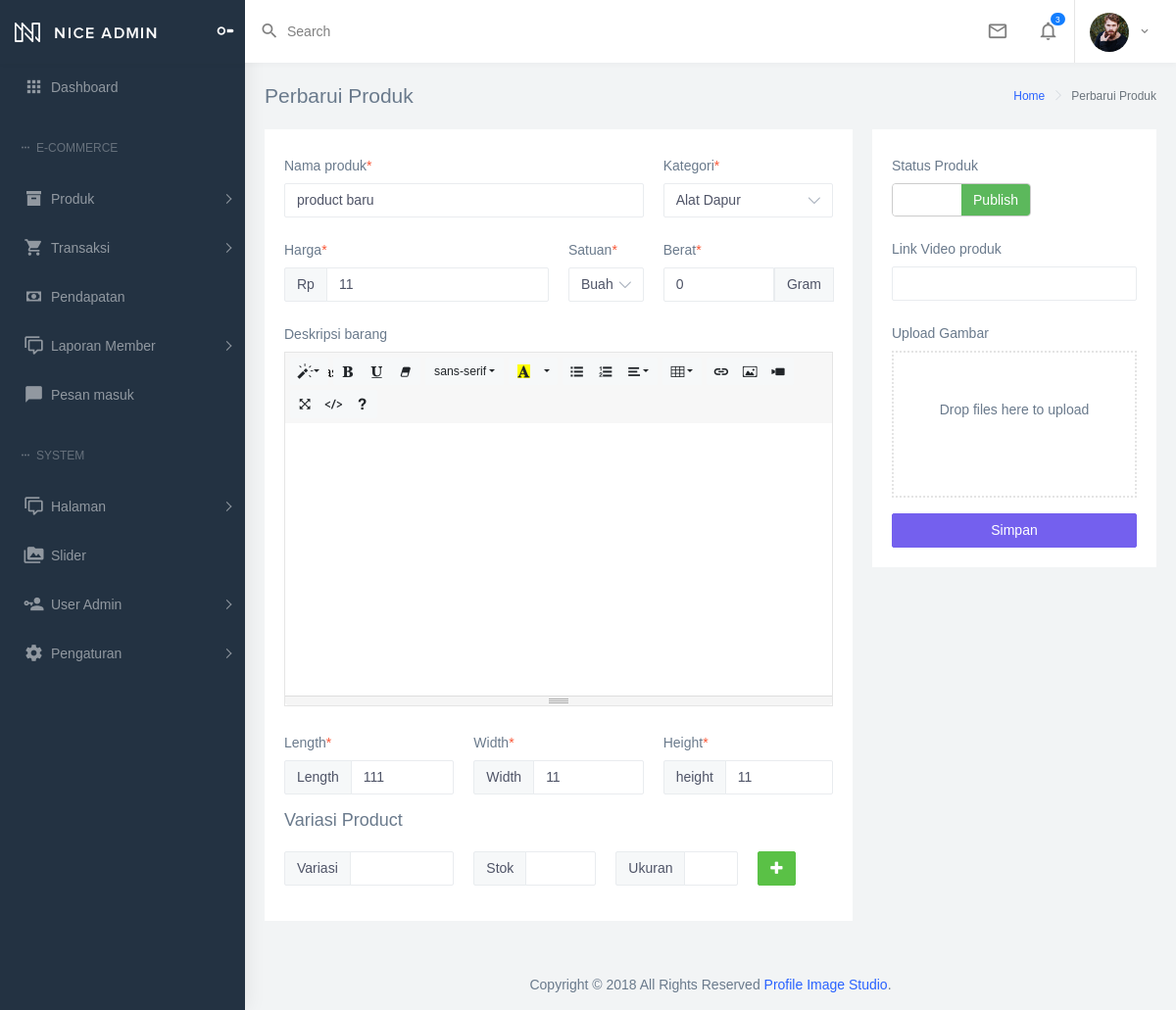
The app's page /admin/product/editProduct/35 with its own data.
### tables this page shows
CREATE TABLE `em_products` (
  `id` int(10) unsigned NOT NULL AUTO_INCREMENT,
  `id_useradmin` int(10) unsigned NOT NULL,
  `id_category` int(10) unsigned NOT NULL,
  `title_product` varchar(255) NOT NULL,
  `slug_product` varchar(255) NOT NULL,
  `price` int(11) NOT NULL,
  `weight` int(11) DEFAULT NULL,
  `length` int(11) DEFAULT NULL,
  `width` int(11) DEFAULT NULL,
  `height` int(11) DEFAULT NULL,
  `simple_description` text,
  `description` longtext,
  `id_measurement` int(10) unsigned NOT NULL,
  `url_vidio` longtext,
  `status` int(11) DEFAULT '0',
  `deleted_at` timestamp NULL DEFAULT NULL,
  `created_at` timestamp NULL DEFAULT NULL,
  `updated_at` timestamp NULL DEFAULT NULL,
  PRIMARY KEY (`id`) USING BTREE,
  KEY `em_products_id_user_foreign` (`id_useradmin`) USING BTREE,
  KEY `em_products_id_categories_foreign` (`id_category`) USING BTREE,
  KEY `em_products_id_measurement_foreign` (`id_measurement`) USING BTREE,
  CONSTRAINT `em_products_id_categories_foreign` FOREIGN KEY (`id_category`) REFERENCES `em_product_categories` (`id`) ON DELETE NO ACTION ON UPDATE NO ACTION,
  CONSTRAINT `em_products_id_measurement_foreign` FOREIGN KEY (`id_measurement`) REFERENCES `em_product_measurements` (`id`) ON DELETE NO ACTION ON UPDATE NO ACTION,
  CONSTRAINT `em_products_id_user_foreign` FOREIGN KEY (`id_useradmin`) REFERENCES `em_useradmins` (`id`) ON DELETE NO ACTION ON UPDATE NO ACTION
);

### application/controllers/admin/Product.php (called while the page is built, shortened)
<?php
class Product extends PIS_Controller {
  public function __construct()
  {
    parent::__construct();
  }
  public function editProduct($id){
    $data['codepage']     = "back_editProduct";
    $data['page_title'] 	= 'Perbarui Produk';
    $data['pr']           = $this->product->getProductbyId($id)->row_array();
    $data['vr']           = $this->product->getVariantByProduct($id)->result_array();
    $data['img']          = $this->product->getImgByProduct($id)->result_array();
    $data['measurement']  = $this->product->getMeasurement()->result_array();
    $data['category']     = $this->category->getCategoryAll()->result_array();
    $this->template->back_views('site/back/productEdit',$data);
  }
}

### index.php (called while the page is built, shortened)
<?php
require_once BASEPATH.'core/CodeIgniter.php';

### application/models/Mod_product.php (called while the page is built, shortened)
<?php
class Mod_product extends CI_Model {
  protected $product             = 'em_products';
  protected $product_img         = 'em_product_imgs';
  protected $product_measurement = 'em_product_measurements';
  protected $product_variant     = 'em_product_variations';
  public function getMeasurement()
  {
      return $this->db->get($this->product_measurement);
  }
  public function getProductbyId($id)
  {
      $this->db->select('*');
      $this->db->where('id', $id);
      $this->db->from($this->product);
      return $this->db->get();
  }
  public function getVariantByProduct($id){
    $this->db->select('*');
    $this->db->where('id_product', $id);
    $this->db->from($this->product_variant);
    return $this->db->get();
  }
  public function getImgByProduct($id){
    $this->db->select('*');
    $this->db->where('id_product', $id);
    $this->db->from($this->product_img);
    return $this->db->get();
  }
}

### application/models/Mod_category.php (called while the page is built, shortened)
<?php
class Mod_category extends CI_Model {
  protected $category            = 'em_product_categories';
  public function getCategoryAll(){
    $this->db->select('*');
    $this->db->where('deleted_at',null);
    return $this->db->get($this->category);
  }
}

### application/core/PIS_Controller.php (called while the page is built, shortened)
<?php
class PIS_Controller extends CI_Controller {
  public function __construct()
    {
        $data['category'] = $this->category->getCategoryAll()->result_array();
    }
}

### application/views/site/back/productEdit.php (the view, shortened to what this page needs)
<div class="container-fluid" data-codepage="<?php echo $codepage ?>">
  <?php $isEdit = $page_title == "Perbarui Produk"? true: false; ?>
	<form id="edit_product" method="post" action="<?php echo base_url('admin/product/editProduct/'.$pr['id'])?>" data-dir="" data-url="">
    <div class="row">
      <div class="col-lg-8">
        <div class="card">
          <div class="card-body">
            <div class="row">
              <div class="col-sm-12 col-md-8">
                <div class="form-group">
                  <label for="productname" class="control-label col-form-label">Nama produk<span
                      class="text-danger">*</span></label>
                  <input type="text" class="form-control" name="title_product" id="title_product" required <?php if($isEdit) echo "value='".$pr['title_product']."'"?>>
                </div>
              </div>
              <div class="col-sm-12 col-md-4">
                <div class="form-group">
                  <label class="control-label col-form-label" for="productcategory">Kategori<span
                      class="text-danger">*</span></label>
                  <select class="custom-select form-control" id="category" name="category" required>
                    <?php foreach($category as $ca):?>
                      <option value="<?php echo $ca['id'];?>" <?php if($isEdit && $ca['id'] == $pr['id']) echo " selected";?> ><?php echo $ca['name_category']?></option>
                    <?php endforeach;?>
                  </select>
                </div>
              </div>
            </div>
            <div class="row">
              <div class="col-sm-12 col-md-6">
                <div class="form-group">
                  <label for="productsellprice" class="control-label col-form-label">Harga<span
                      class="text-danger">*</span></label>
                  <div class="input-group">
                    <div class="input-group-prepend">
                      <span class="input-group-text">Rp</span>
                    </div>
                    <input type="number" class="form-control" name="price" id="price" value="<?= $pr['price']?>" required>
                  </div>
                </div>
              </div>
              <div class="col-sm-4 col-md-2">
                <div class="form-group">
                  <label class="control-label col-form-label" for="productcategory">Satuan<span
                      class="text-danger">*</span></label>
                  <select name="measurement" class="custom-select form-control">
                    <?php foreach($measurement as $s){
										if($s['type']==""){ ?>
											<option value="<?php echo $s['id'] ?>" <?php if($codepage=="back_editProduct"){if($s['id']==$pr['id']){echo "selected";}} ?>><?php echo $s['title']; ?></option>
										<?php }
											} ?>
                  </select>
                </div>
              </div>
              <div class="col-sm-6 col-md-4">
                <div class="form-group">
                  <label class="control-label col-form-label" for="productweight">Berat<span
                      class="text-danger">*</span></label>
                  <div class="input-group">
                    <input type="number" class="form-control" name="weight" value="<?= $pr['weight']?>">
                    <div class="input-group-prepend">
                      <span class="input-group-text">Gram</span>
                    </div>
                  </div>
                </div>
              </div>
            </div>
            <div class="row">
							<div class="col-sm-12">
								<div class="form-group">
									<label for="productdescription" class="control-label col-form-label">Deskripsi barang</label>
								</div>
							</div>
	  				</div>
            <div class="row">
              <div class="col-sm-6 col-md-4">
                <div class="form-group">
                  <label for="productsellprice" class="control-label col-form-label">Length<span
                      class="text-danger">*</span></label>
                  <div class="input-group">
                    <div class="input-group-prepend">
                      <span class="input-group-text">Length</span>
                    </div>
                    <input type="number" class="form-control" name="length" id="length" value="<?= $pr['length']?>">
                  </div>
                </div>
              </div>
              <div class="col-sm-6 col-md-4">
                <div class="form-group">
                  <label for="productsellprice" class="control-label col-form-label">Width<span
                      class="text-danger">*</span></label>
                  <div class="input-group">
                    <div class="input-group-prepend">
                      <span class="input-group-text">Width</span>
                    </div>
                    <input type="number" class="form-control" name="width" value="<?= $pr['width']?>" id="width">
                  </div>
                </div>
              </div>
              <div class="col-sm-6 col-md-4">
                <div class="form-group">
                  <label for="productsellprice" class="control-label col-form-label">Height<span
                      class="text-danger">*</span></label>
                  <div class="input-group">
                    <div class="input-group-prepend">
                      <span class="input-group-text">height</span>
                    </div>
                    <input type="number" class="form-control" name="height" id="height" value="<?= $pr['height']?>">
                  </div>
                </div>
              </div>
              <div class="col-md-12">
                  <h4 class="card-title">Variasi Product</h4>
                  <div class="row m-t-20">
                    <div class="col-sm-4">
                      <div class="input-group">
                        <div class="input-group-prepend">
                          <span class="input-group-text">Variasi</span>
                        </div>
                        <input type="text" class="form-control" name="variation[]" id="variation">
                      </div>
                    </div>
                    <div class="col-sm-3">
                      <div class="input-group">
                        <div class="input-group-prepend">
                          <span class="input-group-text">Stok</span>
                        </div>
                        <input type="number" class="form-control" name="qty[]" id="qty">
                      </div>
                    </div>
                    <div class="col-sm-3">
                      <div class="input-group">
                        <div class="input-group-prepend">
                          <span class="input-group-text">Ukuran</span>
                        </div>
                        <input type="text" class="form-control" name="size[]" id="size">
                      </div>
                    </div>
                    <div class="col-sm-2">
                        <div class="form-group">
                            <button class="btn btn-success" type="button" onclick="product_variation();"><i class="fas fa-plus"></i></button>
                        </div>
                    </div>
                  </div>
              </div>
            </div>
          </div>
        </div>
      </div>
      <div class="col-lg-4">
        <div class="card">
          <div class="card-body">
            <div class="row">
              <div class="col-md-12">
                <div class="form-group bt-switch">
                  <label for="status" class="control-label col-form-label">Status Produk</label>
                </div>
              </div>
            </div>
            <div class="row">
              <div class="col-md-12">
                <div class="form-group">
                  <label for="productpicture" class="control-label col-form-label">Link Video produk</label>
                  <input type="textarea" class="form-control" name="productlink" id="productlink" >
                </div>
              </div>
            </div>
            <div class="row">
              <div class="col-md-12">
                <div class="form-group">
                  <label for="productpicture" class="control-label col-form-label">Upload Gambar</label>
                  <div id="myDropzone" class="dropzone" data-url="	<?php if($isEdit) echo base_url('admin/Product/editImgUpload'); else echo base_url('admin/Product/imgUpload');?>"></div>
                </div>
              </div>
            </div>
            <div class="row">
              <div class="col-md-12">
                <button type="submit" name="submit" class="btn btn-primary w-100">Simpan</button>
              </div>
            </div>
          </div>
        </div>
      </div>
    </div>
  </form>
</div>

### records on screen
em_products: title_product "product baru", price "11", weight "0", length "111", width "11", height "11"

### other values on screen
form field category "Alat Dapur"
form field measurement "Buah"
